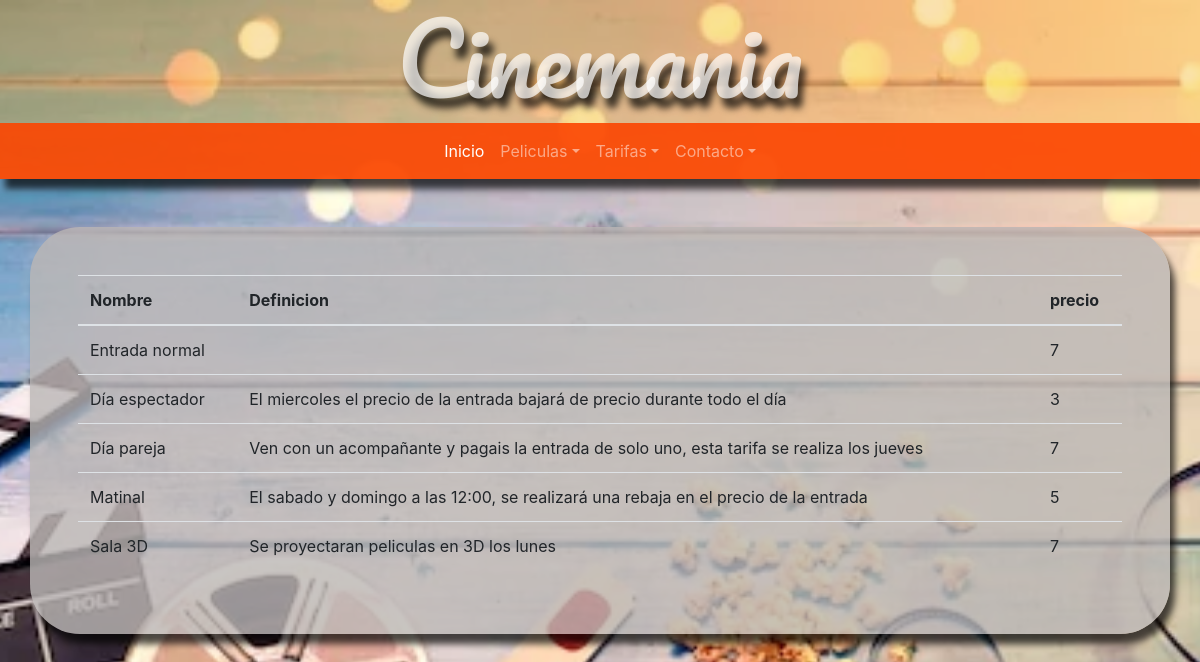
The page /php/controlador/tarifa.php on the database its author committed.
### tables this page shows
CREATE TABLE tarifa (
    idTipo int NOT NULL AUTO_INCREMENT,
    nombre varchar (45) NOT NULL,
    definicion varchar(100000) NOT NULL,
    precio FLOAT NOT NULL,
    semana varchar (30) NOT NULL,
    horario varchar (45) NOT NULL,
    rebaja varchar (45),
    CONSTRAINT PK_tarifa PRIMARY KEY (idTipo)
);

### php/controlador/tarifa.php (called while the page is built)
<?php
    require_once("../modelo/usuario.php");
    $pelicula = new Funcion();
    $tarifa =  $pelicula -> tarifa();
    include_once('../vista/tarifa.php');

### php/modelo/bd.php (called while the page is built, shortened)
<?php
abstract class DataBase {
	private static $server = 'localhost';
	private static $db = 'cine';
	private static $user = 'cine';
	private static $password = 'abc123.';
	private static $port=3306;
	public static function conexionPDO() {
		try {
			$connection = new PDO("mysql:host=".self::$server.";dbname=".self::$db.";port=".self::$port.";charset=utf8", self::$user, self::$password);
		}
		catch (PDOException $e) {
			echo "No se ha podido establecer conexión con el servidor de bases de datos.<br>";
			die ("Error: " . $e->getMessage());
		}
		return $connection;
	}
	public static function getConsultasPDO($consulta){
		$conexion = DataBase::conexionPDO();
		$resultado = $conexion->prepare($consulta);
		$resultado->execute();
		if ($resultado-> rowCount() > 0){
	    	return $resultado;
	    }
	    else{
	    	return "noo existe";
	    }
	}
}
?>

### php/modelo/usuario.php (called while the page is built, shortened)
<?php
    require_once('bd.php');
    class Funcion{
        public function tarifa(){
            $consulta ="SELECT *
                        from tarifa";
            return DataBase::getConsultasPDO($consulta);
        }
    }
?>

### php/vista/tarifa.php (the view, shortened to what this page needs)
<!DOCTYPE html>
<html>
<head>
    <link rel="stylesheet" href="https://stackpath.bootstrapcdn.com/bootstrap/4.4.1/css/bootstrap.min.css">
    <link rel="stylesheet" href="../../style/style.css">
</head>
<body class="cartelera">
    <header class="container-fluid cabecera">
    <div class="row">
            <div class="col">
                <h1 class="col text-center display-1" id="cabecera">Cinemania</h1>
            </div>
        </div>
        <div class="row">
            <nav class="navbar navbar-expand-sm navbar-dark  col menu">
                <div class="collapse navbar-collapse" id="menu">
                    <ul class="navbar-nav mr-auto ml-auto lista">
                        <li class="nav-item active">
                            <a href="../vista/principal.php" class="nav-link">Inicio</a>
                        </li>
                        <li class="nav-item dropdown">
                            <a class="nav-link dropdown-toggle" data-toggle="dropdown">Peliculas</a>
                        </li>
                        <li class="nav-item dropdown">
                            <a class="nav-link dropdown-toggle" data-toggle="dropdown">Tarifas</a>
                        </li>
                        <li class="nav-item dropdown">
                            <a class="nav-link dropdown-toggle" data-toggle="dropdown">Contacto</a>
                        </li>
                    </ul>
                </div>
            </nav>
        </div>
    </header>
    <section class="container-sm mt-5">
        <div class="row">
            <div class="col princ p-5">
                <table class="table ">
                    <thead>
                        <tr>
                            <th scope="col">Nombre</th>
                            <th scope="col">Definicion</th>
                            <th scope="col">precio</th>
                        </tr>
                    </thead>
                    <tbody>
                    <?php
                        while ($todo = $tarifa -> fetch()){
                    ?>
                        <tr id="<?php echo $todo['idTipo']?>">
                            <td><?php echo($todo['nombre']);?></td>
                            <td><?php echo($todo['definicion']);?></td>
                            <td><?php echo($todo['precio']);?></td>
                        </tr>
                        <?php
                        }
                    ?>
                    </tbody>
                </table>
            </div>
        </div>
    </section>
</body>
</html>

### style/style.css (style rules this page uses)
h1#cabecera { font-family: pacifico; color: rgba(255, 255, 255, .7); text-shadow: 5px 10px 7px rgba(0, 0, 0, .7); }
body.cartelera { background-image:url("../../Proyecto-integrado/imagenes/cartelera.webp"); background-position: center center; background-repeat: no-repeat; background-attachment: fixed; background-size: cover; }
header.cabecera { background-color:rgba(245, 198, 97, .5); }
nav.menu { background-color:rgba(252, 69, 0, .9); box-shadow: 5px 10px 7px rgba(0, 0, 0, .7); }
.princ { background-color: rgba(187,183,182,.8); border-radius: 50px; box-shadow: 5px 10px 7px rgba(0, 0, 0, .7); }

### rows shown on the page
tarifa: nombre "Entrada normal", precio "7"
tarifa: nombre "Día espectador", definicion "El miercoles el precio de la entrada bajará de precio durante todo el día", precio "3"
tarifa: nombre "Día pareja", definicion "Ven con un acompañante y pagais la entrada de solo uno, esta tarifa se realiza los jueves", precio "7"
tarifa: nombre "Matinal", definicion "El sabado y domingo a las 12:00, se realizará una rebaja en el precio de la entrada", precio "5"
tarifa: nombre "Sala 3D", definicion "Se proyectaran peliculas en 3D los lunes", precio "7"
